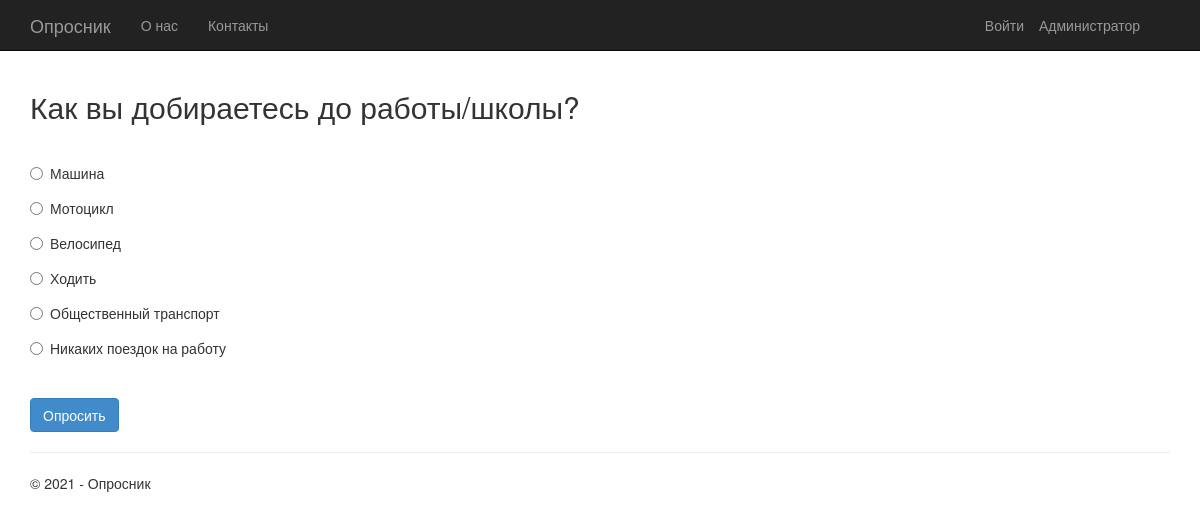
Page /2/ on the committed database.
### app/models.py (models this page shows, shortened)
class Poll(models.Model):
    text = models.CharField(max_length=200)
    pub_date = models.DateTimeField('date published')

class Choice(models.Model):
    poll = models.ForeignKey(Poll, on_delete=models.CASCADE)
    text = models.CharField(max_length=200)
    votes = models.IntegerField(default=0)

### app/views.py (the view)
class PollDetailView(DetailView):
    model = Poll
    def get_context_data(self, **kwargs):
        context = super(PollDetailView, self).get_context_data(**kwargs)
        context['title'] = 'Опрос'
        context['btn'] = 'Опросить'
        context['year'] = datetime.now().year
        return context

### app/templates/app/details.html (shortened to what this page needs)
{% extends "app/layout.html" %}
{% block content %}
<h2>{{poll.text}}</h2>
<br />
<form action="{% url 'app:vote' poll.id %}" method="post">
{% for choice in poll.choice_set.all %}
    <div class="radio">
        <label>
            <input type="radio" name="choice" id="choice{{ forloop.counter }}" value="{{ choice.id }}" />
            {{ choice.text }}
        </label>
    </div>
{% endfor %}
    <br />
    <button class="btn btn-primary" type="submit">{{btn}}</button>
</form>
{% endblock %}

### app/static/app/content/site.css (style rules this page uses)
body { padding-top: 50px; padding-bottom: 20px; }
input, select, textarea { max-width: 280px; }
.radio, .checkbox { margin-bottom: 20px; }

### rows in the picture
Poll: text "Как вы добираетесь до работы/школы?"
Choice: text "Машина"
Choice: text "Мотоцикл"
Choice: text "Велосипед"
Choice: text "Ходить"
Choice: text "Общественный транспорт"
Choice: text "Никаких поездок на работу"

### other values in the picture
{{ btn }} "Опросить"
{{ year }} "2021"
